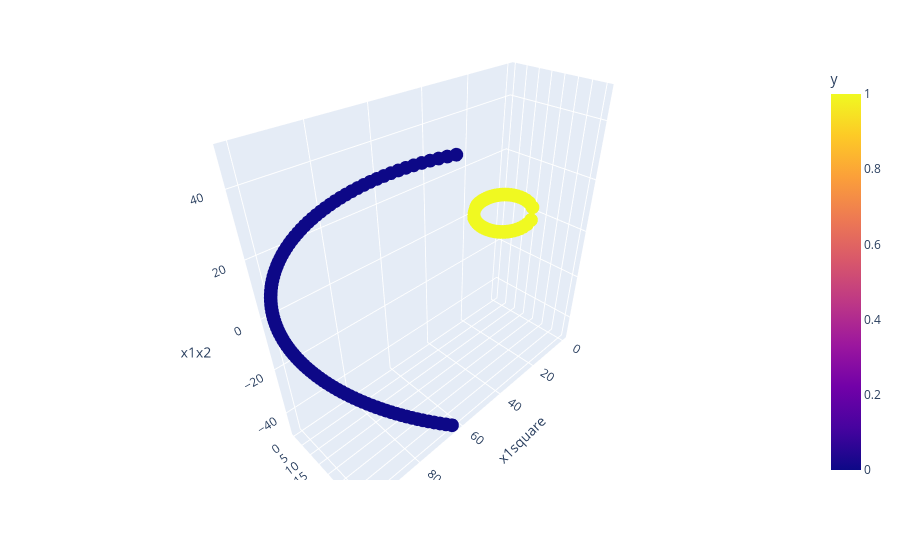

The cell this chart's notebook holds for it:
### Code cell
import plotly.express as px
fig = px.scatter_3d(df1 , x = "x1square" , y = "x2square" , z = "x1x2" , color = "y")
fig.show()

### Figure 1 — Plotly figure (JSON) as saved in the notebook; plotly's stock layout.template omitted (floating-point values rounded to 4 significant figures; data arrays with more than 128 entries replaced by an {"elided": "..."} marker saying what was removed)
{"data": [{"hovertemplate": "x1square=%{x}<br>x2square=%{y}<br>x1x2=%{z}<br>y=%{marker.color}<extra></extra>", "legendgroup": "", "marker": {"color": {"elided": "400 int values"}, "coloraxis": "coloraxis", "symbol": "circle"}, "mode": "markers", "name": "", "scene": "scene", "showlegend": false, "type": "scatter3d", "x": {"elided": "400 float values"}, "y": {"elided": "400 float values"}, "z": {"elided": "400 float values"}}], "layout": {"coloraxis": {"colorbar": {"title": {"text": "y"}}, "colorscale": [[0, "#0d0887"], [0.1111, "#46039f"], [0.2222, "#7201a8"], [0.3333, "#9c179e"], [0.4444, "#bd3786"], [0.5556, "#d8576b"], [0.6667, "#ed7953"], [0.7778, "#fb9f3a"], [0.8889, "#fdca26"], [1, "#f0f921"]]}, "legend": {"tracegroupgap": 0}, "margin": {"t": 60}, "scene": {"domain": {"x": [0, 1], "y": [0, 1]}, "xaxis": {"title": {"text": "x1square"}}, "yaxis": {"title": {"text": "x2square"}}, "zaxis": {"title": {"text": "x1x2"}}}}}
